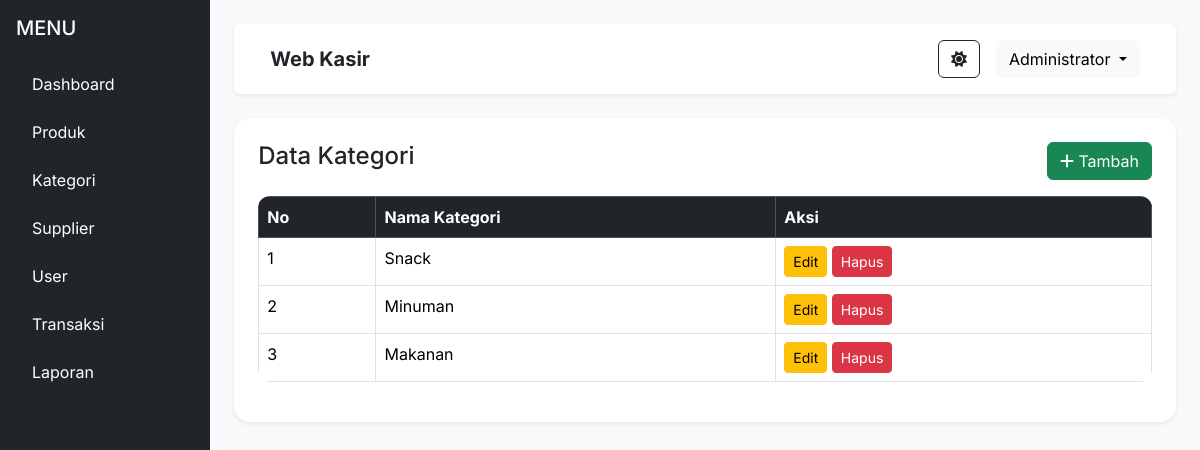
/modules/kategori/index.php (signed in), run on the app's committed database.
### tables this page shows
CREATE TABLE kategori (

id_kategori INT AUTO_INCREMENT PRIMARY KEY,

nama_kategori VARCHAR(100) NOT NULL

);

### modules/kategori/index.php (the view, shortened to what this page needs)
<?php
include '../../config/koneksi.php';
include '../../includes/header.php';
$query = mysqli_query($conn,
"SELECT * FROM kategori
ORDER BY id_kategori DESC");
?>
<div class="d-flex">
<?php include '../../includes/sidebar.php'; ?>
<div class="container-fluid p-4">
<?php include '../../includes/navbar.php'; ?>
<div class="card shadow-sm p-4 mt-4">
<div class="d-flex justify-content-between mb-3">
<h4>Data Kategori</h4>
<a href="tambah.php"
class="btn btn-success">
<i class="fa fa-plus"></i>
Tambah
</a>
</div>
<table class="table table-bordered table-hover">
<thead class="table-dark">
<tr>
<th>No</th>
<th>Nama Kategori</th>
<th>Aksi</th>
</tr>
</thead>
<tbody>
<?php
$no = 1;
while($data = mysqli_fetch_assoc($query)){
?>
<tr>
<td><?= $no++; ?></td>
<td><?= $data['nama_kategori']; ?></td>
<td>
<a href="edit.php?id=<?= $data['id_kategori']; ?>"
class="btn btn-warning btn-sm">
Edit
</a>
<a href="hapus.php?id=<?= $data['id_kategori']; ?>"
class="btn btn-danger btn-sm"
onclick="return confirm('Hapus data?')">
Hapus
</a>
</td>
</tr>
<?php } ?>
</tbody>
</table>
</div>
</div>
</div>
<?php include '../../includes/footer.php'; ?>

### assets/css/style.css (style rules this page uses)
body { font-family: 'Inter', sans-serif; }
.card { border:none; border-radius:16px; }
.table { border-radius:12px; overflow:hidden; }

### data on the page
kategori: nama_kategori "Snack"
kategori: nama_kategori "Minuman"
kategori: nama_kategori "Makanan"

### other printed values
$_SESSION['nama'] "Administrator"
